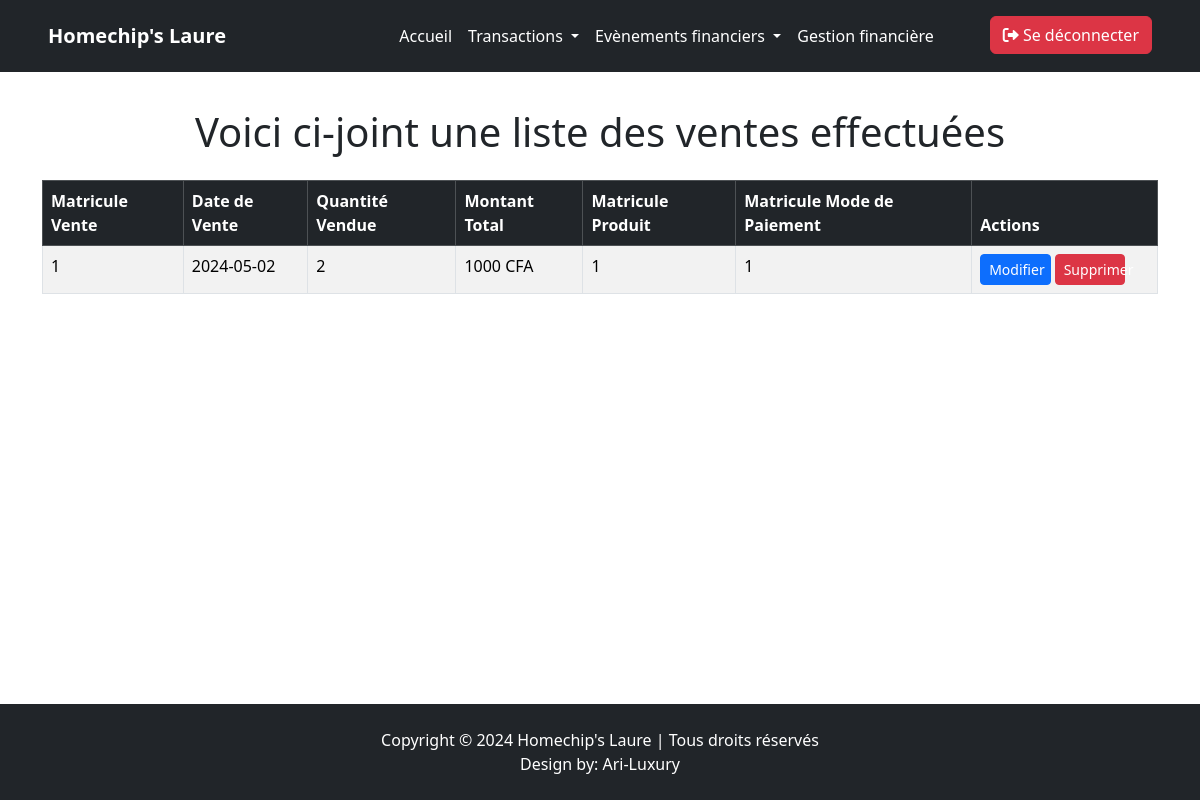
The app's page /dashbord/vente.php (signed in), older data.
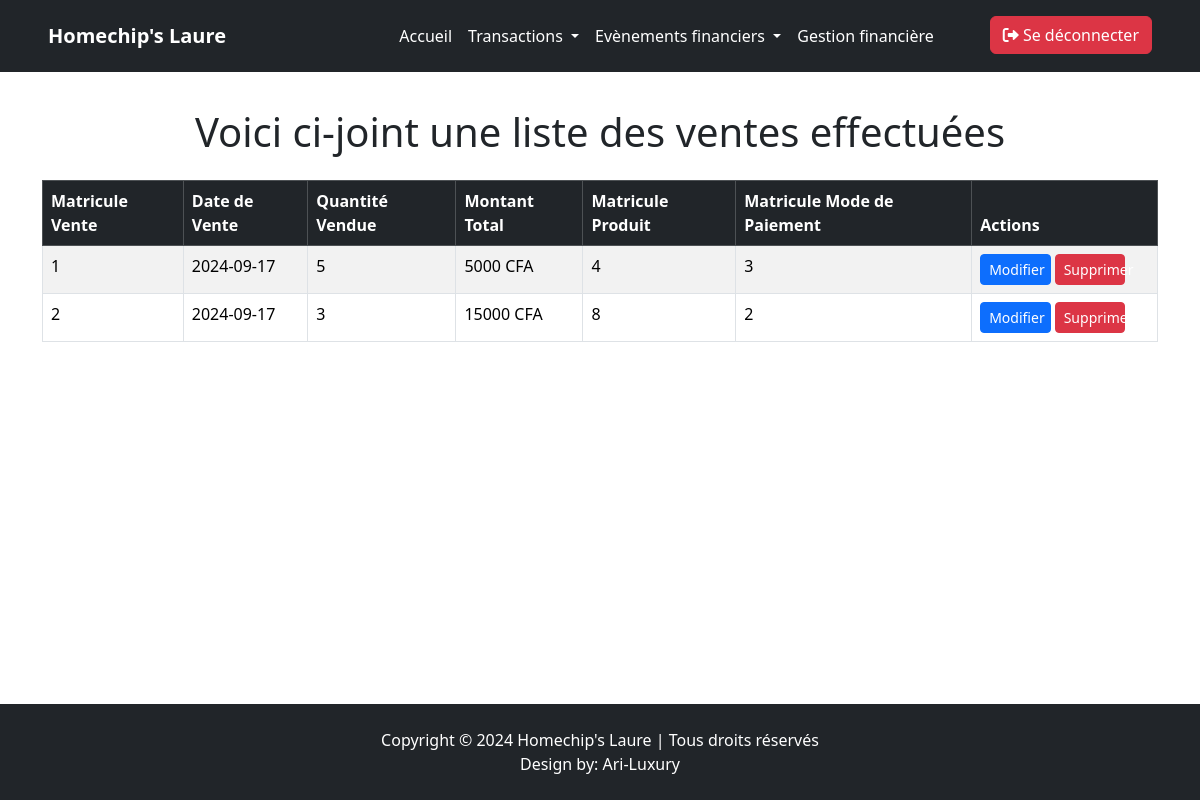
The same page, newer data.
### tables this page shows
CREATE TABLE `ventes` (
  `idVente` int(11) NOT NULL,
  `DateVente` date NOT NULL,
  `QuantiteVendue` int(11) NOT NULL,
  `MontantTotal` varchar(20) NOT NULL,
  `idProduit` int(11) DEFAULT NULL,
  `idModePaiement` int(11) DEFAULT NULL
);

### dashbord/vente.php (the view, shortened to what this page needs)
<?php
    include("../connexion.php");
    $req = " SELECT * FROM ventes ";
    $reponse = $bdd -> query($req);
    $donnee = $reponse -> fetchAll();
?>
<!DOCTYPE html>
<html lang="en">
<head>
    <link href="https://cdn.jsdelivr.net/npm/bootstrap@5.3.3/dist/css/bootstrap.min.css" rel="stylesheet">
</head>
<body class="d-flex flex-column min-vh-100">
    <?php include '../navbar/en_tete.php'; ?>
    <section class="container my-5 flex-grow-1">
        <h1 class="ajout mb-4 text-center">Voici ci-joint une liste des ventes effectuées</h1>
        <div class="table-responsive">
            <table class="table table-striped table-bordered">
                <thead class="table-dark">
                    <tr>
                        <th>Matricule Vente</th>
                        <th>Date de Vente</th>
                        <th>Quantité Vendue</th>
                        <th>Montant Total</th>
                        <th>Matricule Produit</th>
                        <th>Matricule Mode de Paiement</th>
                        <th class="col-lg-2 col-md-2">Actions</th>
                    </tr>
                </thead>
                <tbody>
                    <?php
                        foreach($donnee as $liste){
                    ?>
                    <tr>
                        <td><?= $liste['idVente'] ?></td>
                        <td><?= $liste['DateVente'] ?></td>
                        <td><?= $liste['QuantiteVendue'] ?></td>
                        <td><?= $liste['MontantTotal'] ?></td>
                        <td><?= $liste['idProduit'] ?></td>
                        <td><?= $liste['idModePaiement'] ?></td>
                        <td>
                            <a href="../modif_formulaire/modif_form_vente.php?id=<?= $liste['idVente'] ?>" class="btn btn-primary btn-sm col-lg-5 col-md-12 col-sm-12">Modifier</a>
                            <button type="button" class="btn btn-danger btn-sm col-lg-5 col-md-12 col-sm-12"     data-bs-toggle="modal" data-bs-target="#deleteModal" data-id="<?= $liste['idVente'] ?>">
                                Supprimer
                            </button>
                        </td>
                    </tr>
                    <?php
                        }
                    ?>
                </tbody>
            </table>
        </div>
    </section>
    <footer class="bg-dark text-white text-center py-4 mt-auto">
        <p class="mb-0 ">Copyright © 2024 Homechip's Laure | Tous droits réservés</p>
        <p class="mb-0 ">Design by: <a href="https://ari-luxury.com" class="text-white text-decoration-none">Ari-Luxury</a></p>
    </footer>
</body>
</html>

Row changes from the older to the newer data that the page shows:
changed ventes id 1: DateVente "2024-05-02" → "2024-09-17"; QuantiteVendue "2" → "5"; MontantTotal "1000 CFA" → "5000 CFA"; idProduit "1" → "4"; idModePaiement "1" → "3"
added ventes: idVente "2", DateVente "2024-09-17", QuantiteVendue "3", MontantTotal "15000 CFA", idProduit "8", idModePaiement "2"
